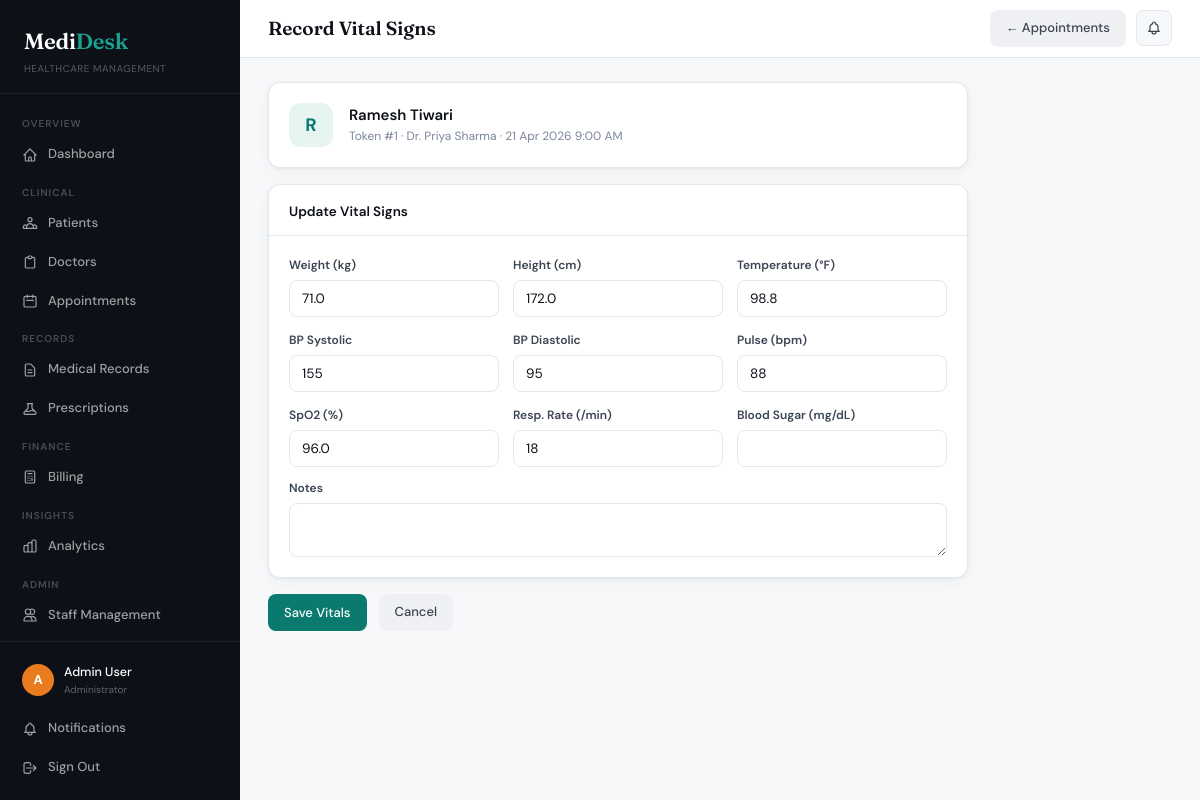
The page /appointments/9/vitals/ (signed in) on the database its author committed.
### core/models.py (models this page shows, shortened)
class Appointment(models.Model):
    STATUS_CHOICES = [
        ('scheduled','Scheduled'), ('confirmed','Confirmed'), ('in_progress','In Progress'),
        ('completed','Completed'), ('cancelled','Cancelled'), ('no_show','No Show'),
    ]
    TYPE_CHOICES = [
        ('opd','OPD Consultation'), ('follow_up','Follow-up'), ('emergency','Emergency'),
        ('procedure','Procedure'), ('teleconsult','Teleconsultation'),
    ]
    patient = models.ForeignKey(Patient, on_delete=models.CASCADE, related_name='appointments')
    doctor = models.ForeignKey(Doctor, on_delete=models.CASCADE, related_name='appointments')
    appointment_date = models.DateField()
    appointment_time = models.TimeField()
    appointment_type = models.CharField(max_length=20, choices=TYPE_CHOICES, default='opd')
    status = models.CharField(max_length=20, choices=STATUS_CHOICES, default='scheduled')
    reason = models.TextField()
    notes = models.TextField(blank=True)
    token_number = models.PositiveIntegerField(null=True, blank=True)
    booked_by = models.ForeignKey(User, on_delete=models.SET_NULL, null=True, blank=True, related_name='booked_appointments')
    created_at = models.DateTimeField(auto_now_add=True)
    updated_at = models.DateTimeField(auto_now=True)
    class Meta:
        ordering = ['-appointment_date', 'appointment_time']

class Patient(models.Model):
    BLOOD_GROUPS = [('A+','A+'),('A-','A-'),('B+','B+'),('B-','B-'),('O+','O+'),('O-','O-'),('AB+','AB+'),('AB-','AB-')]
    GENDER_CHOICES = [('M','Male'),('F','Female'),('O','Other')]
    MARITAL_STATUS = [('single','Single'),('married','Married'),('divorced','Divorced'),('widowed','Widowed')]
    patient_id = models.CharField(max_length=20, unique=True, blank=True)
    name = models.CharField(max_length=200)
    date_of_birth = models.DateField(validators=[validate_dob])
    gender = models.CharField(max_length=1, choices=GENDER_CHOICES)
    marital_status = models.CharField(max_length=10, choices=MARITAL_STATUS, blank=True)
    blood_group = models.CharField(max_length=3, choices=BLOOD_GROUPS, blank=True)
    phone = models.CharField(max_length=10, validators=[phone_validator])
    alternate_phone = models.CharField(max_length=10, validators=[phone_validator], blank=True)
    email = models.EmailField(blank=True)
    address = models.TextField()
    city = models.CharField(max_length=100, blank=True)
    pincode = models.CharField(max_length=6, blank=True, validators=[pincode_validator])
    occupation = models.CharField(max_length=100, blank=True)
    emergency_contact_name = models.CharField(max_length=200)
    emergency_contact_phone = models.CharField(max_length=10, validators=[phone_validator])
    emergency_contact_relation = models.CharField(max_length=50, blank=True)
    allergies = models.TextField(blank=True)
    chronic_conditions = models.TextField(blank=True)
    current_medications = models.TextField(blank=True)
    past_surgeries = models.TextField(blank=True)
    family_history = models.TextField(blank=True)
    insurance_provider = models.CharField(max_length=200, blank=True)
    insurance_number = models.CharField(max_length=100, blank=True)
    insurance_validity = models.DateField(null=True, blank=True)
    registered_by = models.ForeignKey(User, on_delete=models.SET_NULL, null=True, blank=True, related_name='registered_patients')
    registered_at = models.DateTimeField(auto_now_add=True)
    updated_at = models.DateTimeField(auto_now=True)
    class Meta:
        ordering = ['-registered_at']

class Doctor(models.Model):
    SPECIALIZATIONS = [
        ('general', 'General Physician'), ('cardiology', 'Cardiology'),
        ('neurology', 'Neurology'), ('orthopedics', 'Orthopedics'),
        ('pediatrics', 'Pediatrics'), ('dermatology', 'Dermatology'),
        ('gynecology', 'Gynecology & Obstetrics'), ('psychiatry', 'Psychiatry'),
        ('ophthalmology', 'Ophthalmology'), ('ent', 'ENT'),
        ('oncology', 'Oncology'), ('radiology', 'Radiology'),
        ('urology', 'Urology'), ('nephrology', 'Nephrology'),
        ('gastroenterology', 'Gastroenterology'), ('endocrinology', 'Endocrinology'),
        ('pulmonology', 'Pulmonology'), ('rheumatology', 'Rheumatology'),
    ]
    user = models.OneToOneField(User, on_delete=models.CASCADE, null=True, blank=True, related_name='doctor_profile')
    name = models.CharField(max_length=200)
    specialization = models.CharField(max_length=50, choices=SPECIALIZATIONS)
    license_number = models.CharField(max_length=50, unique=True)
    phone = models.CharField(max_length=10, validators=[phone_validator])
    email = models.EmailField(unique=True)
    qualification = models.CharField(max_length=300)
    experience_years = models.PositiveIntegerField(default=0)
    consultation_fee = models.DecimalField(max_digits=8, decimal_places=2, default=500.00)
    available_days = models.CharField(max_length=200, default='Mon,Tue,Wed,Thu,Fri')
    slot_duration_minutes = models.PositiveIntegerField(default=15)
    morning_start = models.TimeField(null=True, blank=True)
    morning_end = models.TimeField(null=True, blank=True)
    evening_start = models.TimeField(null=True, blank=True)
    evening_end = models.TimeField(null=True, blank=True)
    is_available = models.BooleanField(default=True)
    created_at = models.DateTimeField(auto_now_add=True)
    class Meta:
        ordering = ['name']

class VitalSigns(models.Model):
    appointment = models.OneToOneField(Appointment, on_delete=models.CASCADE, related_name='vitals', null=True, blank=True)
    patient = models.ForeignKey(Patient, on_delete=models.CASCADE, related_name='vitals')
    recorded_by = models.ForeignKey(User, on_delete=models.SET_NULL, null=True, blank=True, related_name='recorded_vitals')
    recorded_at = models.DateTimeField(default=timezone.now)
    weight_kg = models.DecimalField(max_digits=5, decimal_places=1, null=True, blank=True)
    height_cm = models.DecimalField(max_digits=5, decimal_places=1, null=True, blank=True)
    temperature_f = models.DecimalField(max_digits=4, decimal_places=1, null=True, blank=True)
    bp_systolic = models.PositiveIntegerField(null=True, blank=True)
    bp_diastolic = models.PositiveIntegerField(null=True, blank=True)
    pulse_bpm = models.PositiveIntegerField(null=True, blank=True)
    spo2_percent = models.DecimalField(max_digits=4, decimal_places=1, null=True, blank=True)
    respiratory_rate = models.PositiveIntegerField(null=True, blank=True)
    blood_sugar_mgdl = models.DecimalField(max_digits=6, decimal_places=1, null=True, blank=True)
    notes = models.TextField(blank=True)
    class Meta:
        ordering = ['-recorded_at']

### core/views.py (the view)
# urls.py: path('appointments/<int:appointment_pk>/vitals/', views.vitals_create, name='vitals_create'),
@login_required
@role_required('admin', 'doctor', 'nurse')
def vitals_create(request, appointment_pk):
    appt = get_object_or_404(Appointment, pk=appointment_pk)
    existing = VitalSigns.objects.filter(appointment=appt).first()
    if request.method == 'POST':
        form = VitalSignsForm(request.POST, instance=existing)
        if form.is_valid():
            v = form.save(commit=False)
            v.patient = appt.patient
            v.appointment = appt
            v.recorded_by = request.user
            v.save()
            messages.success(request, 'Vital signs recorded.')
            return redirect('appointment_list')
    else:
        form = VitalSignsForm(instance=existing)
    return render(request, 'core/vitals_form.html', {'form': form, 'appt': appt, 'existing': existing})

### core/templates/core/vitals_form.html (shortened to what this page needs)
{% extends 'core/base.html' %}
{% block page_title %}<strong>Record Vital Signs</strong>{% endblock %}
{% block topbar_actions %}<a href="/appointments/" class="btn btn-secondary">← Appointments</a>{% endblock %}
{% block content %}
<div style="max-width:700px;">
<div class="card" style="margin-bottom:16px;">
  <div class="card-body">
    <div style="display:flex;gap:16px;align-items:center;">
      <div style="width:44px;height:44px;border-radius:12px;background:var(--teal-light);color:var(--teal);display:flex;align-items:center;justify-content:center;font-weight:700;font-size:18px;">{{ appt.patient.name|first }}</div>
      <div>
        <div style="font-weight:600;font-size:15px;">{{ appt.patient.name }}</div>
        <div style="font-size:12px;color:var(--ink-3);">Token #{{ appt.token_number }} · Dr. {{ appt.doctor.name }} · {{ appt.appointment_date|date:"d M Y" }} {{ appt.appointment_time|time:"g:i A" }}</div>
      </div>
    </div>
  </div>
</div>
<form method="post">{% csrf_token %}
<div class="card">
  <div class="card-header"><div class="card-title">{% if existing %}Update{% else %}Record{% endif %} Vital Signs</div></div>
  <div class="card-body">
    <div class="form-grid-3">
      <div class="form-group"><label class="form-label">Weight (kg)</label>{{ form.weight_kg }}</div>
      <div class="form-group"><label class="form-label">Height (cm)</label>{{ form.height_cm }}</div>
      <div class="form-group"><label class="form-label">Temperature (°F)</label>{{ form.temperature_f }}</div>
      <div class="form-group"><label class="form-label">BP Systolic</label>{{ form.bp_systolic }}</div>
      <div class="form-group"><label class="form-label">BP Diastolic</label>{{ form.bp_diastolic }}</div>
      <div class="form-group"><label class="form-label">Pulse (bpm)</label>{{ form.pulse_bpm }}</div>
      <div class="form-group"><label class="form-label">SpO2 (%)</label>{{ form.spo2_percent }}</div>
      <div class="form-group"><label class="form-label">Resp. Rate (/min)</label>{{ form.respiratory_rate }}</div>
      <div class="form-group"><label class="form-label">Blood Sugar (mg/dL)</label>{{ form.blood_sugar_mgdl }}</div>
    </div>
    <div class="form-group full" style="margin-top:12px;"><label class="form-label">Notes</label>{{ form.notes }}</div>
  </div>
</div>
<div style="display:flex;gap:12px;margin-top:16px;"><button type="submit" class="btn btn-primary">Save Vitals</button><a href="/appointments/" class="btn btn-secondary">Cancel</a></div>
</form>
</div>
{% endblock %}

### core/templates/core/base.html (shortened to what this page needs)
<!DOCTYPE html>
<html lang="en">
<head>
</head>
<body>
{% if user.is_authenticated %}
<aside class="sidebar">
  <div class="sidebar-logo">
    <div class="brand">Medi<span>Desk</span></div>
    <div class="tagline">Healthcare Management</div>
  </div>
  <nav class="sidebar-nav">
    <div class="nav-label">Overview</div>
    <a href="/dashboard/" class="nav-item {% if request.resolver_match.url_name == 'dashboard' %}active{% endif %}">
      <svg fill="none" stroke="currentColor" viewBox="0 0 24 24"><path stroke-linecap="round" stroke-linejoin="round" stroke-width="1.8" d="M3 12l2-2m0 0l7-7 7 7M5 10v10a1 1 0 001 1h3m10-11l2 2m-2-2v10a1 1 0 01-1 1h-3m-6 0a1 1 0 001-1v-4a1 1 0 011-1h2a1 1 0 011 1v4a1 1 0 001 1m-6 0h6"/></svg>
      Dashboard
    </a>
    {% if not user_role == 'pharmacist' %}
    <div class="nav-label">Clinical</div>
    <a href="/patients/" class="nav-item {% if 'patient' in request.resolver_match.url_name %}active{% endif %}">
      Patients
    </a>
    {% endif %}
    {% if user.is_superuser or user_role == 'admin' or user_role == 'receptionist' %}
    <a href="/doctors/" class="nav-item {% if 'doctor' in request.resolver_match.url_name %}active{% endif %}">
      <svg fill="none" stroke="currentColor" viewBox="0 0 24 24"><path stroke-linecap="round" stroke-linejoin="round" stroke-width="1.8" d="M9 5H7a2 2 0 00-2 2v12a2 2 0 002 2h10a2 2 0 002-2V7a2 2 0 00-2-2h-2M9 5a2 2 0 002 2h2a2 2 0 002-2M9 5a2 2 0 012-2h2a2 2 0 012 2"/></svg>
      Doctors
    </a>
    {% endif %}
    {% if not user_role == 'pharmacist' %}
    <a href="/appointments/" class="nav-item {% if 'appointment' in request.resolver_match.url_name %}active{% endif %}">
      <svg fill="none" stroke="currentColor" viewBox="0 0 24 24"><path stroke-linecap="round" stroke-linejoin="round" stroke-width="1.8" d="M8 7V3m8 4V3m-9 8h10M5 21h14a2 2 0 002-2V7a2 2 0 00-2-2H5a2 2 0 00-2 2v12a2 2 0 002 2z"/></svg>
      Appointments
    </a>
    {% endif %}
    {% if not user_role == 'pharmacist' %}
    <div class="nav-label">Records</div>
    <a href="/records/" class="nav-item {% if 'record' in request.resolver_match.url_name %}active{% endif %}">
      <svg fill="none" stroke="currentColor" viewBox="0 0 24 24"><path stroke-linecap="round" stroke-linejoin="round" stroke-width="1.8" d="M9 12h6m-6 4h6m2 5H7a2 2 0 01-2-2V5a2 2 0 012-2h5.586a1 1 0 01.707.293l5.414 5.414a1 1 0 01.293.707V19a2 2 0 01-2 2z"/></svg>
      Medical Records
    </a>
    {% endif %}
    <a href="/prescriptions/" class="nav-item {% if 'prescription' in request.resolver_match.url_name %}active{% endif %}">
      Prescriptions
    </a>
    {% if user.is_superuser or user_role == 'admin' or user_role == 'receptionist' %}
    <div class="nav-label">Finance</div>
    <a href="/billing/" class="nav-item {% if 'bill' in request.resolver_match.url_name %}active{% endif %}">
      <svg fill="none" stroke="currentColor" viewBox="0 0 24 24"><path stroke-linecap="round" stroke-linejoin="round" stroke-width="1.8" d="M9 7h6m0 10v-3m-3 3h.01M9 17h.01M9 14h.01M12 14h.01M15 11h.01M12 11h.01M9 11h.01M7 21h10a2 2 0 002-2V5a2 2 0 00-2-2H7a2 2 0 00-2 2v14a2 2 0 002 2z"/></svg>
      Billing
    </a>
    {% endif %}
    {% if user.is_superuser or user_role == 'admin' or user_role == 'doctor' or user_role == 'receptionist' %}
    <div class="nav-label">Insights</div>
    <a href="/analytics/" class="nav-item {% if request.resolver_match.url_name == 'analytics' %}active{% endif %}">
      Analytics
    </a>
    {% endif %}
    {% if user.is_superuser or user_role == 'admin' %}
    <div class="nav-label">Admin</div>
    <a href="/staff/" class="nav-item {% if 'staff' in request.resolver_match.url_name %}active{% endif %}">
      <svg fill="none" stroke="currentColor" viewBox="0 0 24 24"><path stroke-linecap="round" stroke-linejoin="round" stroke-width="1.8" d="M12 4.354a4 4 0 110 5.292M15 21H3v-1a6 6 0 0112 0v1zm0 0h6v-1a6 6 0 00-9-5.197M13 7a4 4 0 11-8 0 4 4 0 018 0z"/></svg>
      Staff Management
    </a>
    {% endif %}
  </nav>
  <div class="sidebar-footer">
    <div class="user-block">
      <div class="user-av av-{% if user.is_superuser %}admin{% else %}{{ user_role|default:'admin' }}{% endif %}">
        {{ user.username|first|upper }}
      </div>
      <div>
        <div class="user-name">{{ user.get_full_name|default:user.username }}</div>
        <div class="user-role">
          {% if user.is_superuser %}Administrator
          {% else %}{{ user_profile.get_role_display|default:"Staff" }}{% endif %}
        </div>
      </div>
    </div>
    <a href="/notifications/" class="nav-item {% if request.resolver_match.url_name == 'notifications' %}active{% endif %}">
      Notifications
    </a>
    <a href="/logout/" class="nav-item">
      <svg fill="none" stroke="currentColor" viewBox="0 0 24 24"><path stroke-linecap="round" stroke-linejoin="round" stroke-width="1.8" d="M17 16l4-4m0 0l-4-4m4 4H7m6 4v1a3 3 0 01-3 3H6a3 3 0 01-3-3V7a3 3 0 013-3h4a3 3 0 013 3v1"/></svg>
      Sign Out
    </a>
  </div>
</aside>
<div class="main-wrap">
  <div class="topbar">
    <div class="topbar-title">{% block page_title %}<strong>Dashboard</strong>{% endblock %}</div>
    <div class="topbar-right">
      {% block topbar_actions %}{% endblock %}
      <a href="/notifications/" class="notif-btn" title="Notifications">
      </a>
    </div>
  </div>
  <div class="page-content">
    {% block content %}{% endblock %}
  </div>
</div>
{% else %}
{% block auth_content %}{% endblock %}
{% endif %}
</body>
</html>

### rows shown on the page
Appointment: patient.name|first "R", patient.name "Ramesh Tiwari", token_number "1", doctor.name "Priya Sharma", appointment_date "21 Apr 2026", appointment_time "9:00 AM"
VitalSigns: weight_kg "71.0", height_cm "172.0", temperature_f "98.8", bp_systolic "155", bp_diastolic "95", pulse_bpm "88", spo2_percent "96.0", respiratory_rate "18"

### other values the page prints
{{ user.username|first|upper }} "A"
{{ user.get_full_name|default:user.username }} "Admin User"
